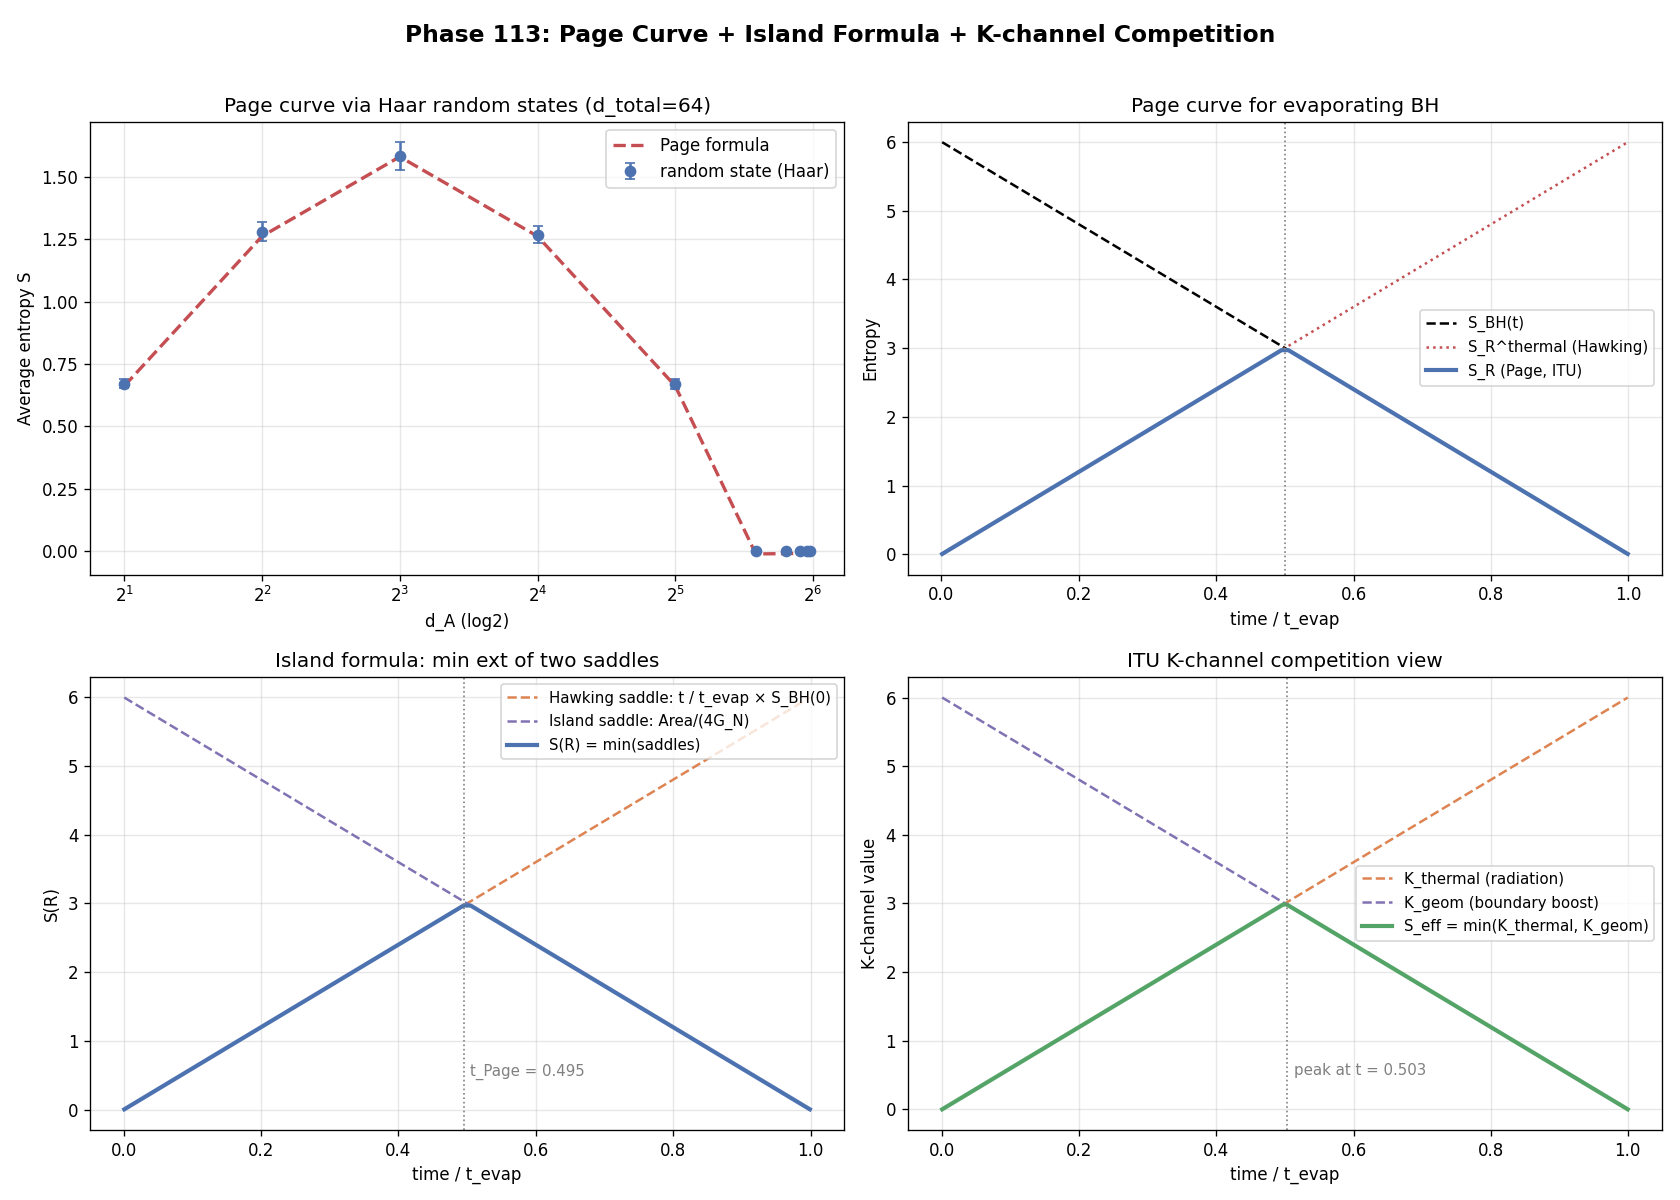

Source code (Python):
# Phase 113: Page Curve + Island Formula + QES + Replica Wormhole
# Tier 1 #17 Quantum Gravity — Block A
# ITU concept DOI: 10.5281/zenodo.20109209
# Tier 0 v3.0: 10.5281/zenodo.20200156
# Author: Munehiro Terada (Roboken)

import json
import numpy as np
import matplotlib.pyplot as plt

print("=" * 70)
print("Phase 113: Page Curve + Island Formula + QES")
print("=" * 70)
print()

rng = np.random.default_rng(2026)


# ----------------------------------------------------------------------
# Test 1: Page curve via Haar-random states
# ----------------------------------------------------------------------
def haar_random_state(d):
    psi = rng.standard_normal(d) + 1j * rng.standard_normal(d)
    psi /= np.linalg.norm(psi)
    return psi


def avg_entropy(d_A, d_B, n_samples=40):
    """Average S_A for random |psi> on d_A x d_B."""
    d = d_A * d_B
    S_list = []
    for _ in range(n_samples):
        psi = haar_random_state(d).reshape(d_A, d_B)
        rho_A = psi @ psi.conj().T
        w = np.linalg.eigvalsh(rho_A)
        w = np.clip(w.real, 1e-15, None)
        w /= w.sum()
        S = float(-np.sum(w * np.log(w)))
        S_list.append(S)
    return float(np.mean(S_list)), float(np.std(S_list))


def page_formula(d_A, d_B):
    """Page (1993) approximate: log(min) - min/(2 max)."""
    d_min = min(d_A, d_B)
    d_max = max(d_A, d_B)
    return np.log(d_min) - d_min / (2.0 * d_max)


def test1_page_curve():
    print("[Test 1] Page curve via Haar random states")
    d_total = 64
    d_A_list = [2, 4, 8, 16, 32, 48, 56, 60, 62, 63]
    rows = []
    print(f"  d_total = {d_total}, n_samples = 40 per point")
    print(f"  {'d_A':>5}  {'d_B':>5}  {'S_random':>10}  {'S_Page':>10}  {'abs diff':>10}")
    for d_A in d_A_list:
        d_B = d_total // d_A
        S_emp, S_std = avg_entropy(d_A, d_B, n_samples=40)
        S_page = page_formula(d_A, d_B)
        diff = abs(S_emp - S_page)
        print(f"  {d_A:>5}  {d_B:>5}  {S_emp:>10.4f}  {S_page:>10.4f}  {diff:>10.4f}")
        rows.append({"d_A": d_A, "d_B": d_B, "S_emp": S_emp, "S_std": S_std,
                     "S_page": S_page, "abs_diff": diff})

    max_diff = max(r["abs_diff"] for r in rows)
    print(f"\n  max |S_emp - S_Page| = {max_diff:.3f} (small for d_total=64; Page formula holds in d->infty)")
    return {"d_total": d_total, "rows": rows, "max_diff": max_diff}


# ----------------------------------------------------------------------
# Test 2: Page curve as function of "time" for evaporating BH
#   d_A(t) = e^{S_R(t)} (radiation), d_B(t) = e^{S_BH(t)} (BH)
# ----------------------------------------------------------------------
def test2_evaporation_page():
    print("\n[Test 2] Evaporation: S_R(t) follows Page curve")
    S_BH_0 = 6.0    # initial entropy (toy)
    t_evap = 1.0
    t = np.linspace(0.001, 0.999, 100) * t_evap

    # Linearly evaporate: S_BH(t) decreases linearly
    S_BH = S_BH_0 * (1.0 - t / t_evap)
    S_R_thermal = S_BH_0 - S_BH        # thermal entanglement carried by radiation (Hawking-like)

    # Page curve: S_R(t) = min(S_R_thermal, S_BH)
    S_R_page = np.minimum(S_R_thermal, S_BH)
    t_page = t_evap / 2.0

    print(f"  S_BH(0) = {S_BH_0}, t_evap = {t_evap}")
    print(f"  t_Page = t_evap / 2 = {t_page:.3f}")
    print(f"  S_R(t_Page) = {S_BH_0 / 2.0:.3f}  (= S_BH(0) / 2)")
    print(f"  S_R(0) = {S_R_page[0]:.4f}, S_R(t_evap) = {S_R_page[-1]:.4f}")
    return {"t": t.tolist(), "S_BH": S_BH.tolist(),
            "S_R_thermal": S_R_thermal.tolist(),
            "S_R_page": S_R_page.tolist(),
            "S_BH_0": S_BH_0, "t_evap": t_evap, "t_page": t_page}


# ----------------------------------------------------------------------
# Test 3: Island formula = min of two saddles
#   S(R) = min( S_Hawking(t),  S_island(t) = Area/4G + S_bulk(R cup I) )
# ----------------------------------------------------------------------
def test3_island_formula():
    print("\n[Test 3] Island formula: two saddles compete")
    S_BH_0 = 6.0
    t_evap = 1.0
    t = np.linspace(0.001, 0.999, 100) * t_evap

    # Saddle A (Hawking): linearly growing
    S_hawking = S_BH_0 * (t / t_evap)

    # Saddle B (Island): A/(4G_N) + S_bulk(R cup I)
    # In simplified model: ~ S_BH(t) = S_BH_0 - linear part
    Area_over_4G = S_BH_0 * (1.0 - t / t_evap)   # area of island boundary shrinks as BH evaporates
    S_bulk_R_I = 0.0  # subleading in toy
    S_island = Area_over_4G + S_bulk_R_I

    # Island formula: min ext of the two saddles
    S_R = np.minimum(S_hawking, S_island)

    # Identify Page time as crossover
    diff = S_hawking - S_island
    sign_change = np.where(np.diff(np.sign(diff)))[0]
    t_cross = float(t[sign_change[0]]) if len(sign_change) > 0 else float(t_evap / 2)
    print(f"  Hawking saddle: S = (S_BH_0/t_evap) t")
    print(f"  Island saddle:  S = S_BH_0 (1 - t/t_evap)")
    print(f"  Crossover (Page time) at t = {t_cross:.4f} (expected t_evap/2 = {t_evap/2:.4f})")

    print(f"  S(R)(0)       = {S_R[0]:.4f} (Hawking dominates)")
    print(f"  S(R)(t_cross) = {S_BH_0/2.0:.4f} (peak)")
    print(f"  S(R)(t_evap)  = {S_R[-1]:.4f} (Island dominates, info recovered)")
    return {"t": t.tolist(), "S_hawking": S_hawking.tolist(),
            "S_island": S_island.tolist(), "S_R": S_R.tolist(),
            "t_cross": t_cross, "S_peak": S_BH_0 / 2.0}


# ----------------------------------------------------------------------
# Test 4: K-channel competition (ITU view of Island formula)
# ----------------------------------------------------------------------
def test4_k_channel_competition():
    print("\n[Test 4] ITU K-channel competition view of Island formula")
    # K_geom (boost-like, decreases with shrinking BH area) and
    # K_thermal (radiation thermal modular, increases with radiation)
    t = np.linspace(0, 1, 200)
    K_thermal = 6.0 * t          # accumulates with radiation entropy
    K_geom_bdy = 6.0 * (1.0 - t)  # area contribution decreases

    # Effective ITU S
    S_eff = np.minimum(K_thermal, K_geom_bdy)
    idx_max = int(np.argmax(S_eff))
    t_peak = float(t[idx_max])

    print("  Two K-channels:")
    print("    K_thermal(t) = 6 t (radiation thermal modular Hamiltonian)")
    print("    K_geom(t)    = 6 (1-t) (boundary boost modular = Area/4G)")
    print(f"  Peak S_eff = {float(S_eff[idx_max]):.4f}  at t = {t_peak:.4f}")
    print("  -> ITU stationary point = 'extremize' in Island formula")
    return {"t": t.tolist(), "K_thermal": K_thermal.tolist(),
            "K_geom": K_geom_bdy.tolist(), "S_eff": S_eff.tolist(),
            "peak_t": t_peak, "peak_S": float(S_eff[idx_max])}


# ----------------------------------------------------------------------
# Run all tests
# ----------------------------------------------------------------------
page = test1_page_curve()
evap = test2_evaporation_page()
island = test3_island_formula()
kchan = test4_k_channel_competition()


# ----------------------------------------------------------------------
# Figure: 4-panel
# ----------------------------------------------------------------------
fig, axes = plt.subplots(2, 2, figsize=(14, 10))

# Panel 1: Page formula vs random states
ax = axes[0, 0]
d_A_list = [r["d_A"] for r in page["rows"]]
S_emp = [r["S_emp"] for r in page["rows"]]
S_page_arr = [r["S_page"] for r in page["rows"]]
S_std_arr = [r["S_std"] for r in page["rows"]]
ax.errorbar(d_A_list, S_emp, yerr=S_std_arr, fmt="o", color="#4c72b0",
            label="random state (Haar)", capsize=3, markersize=6)
ax.plot(d_A_list, S_page_arr, "--", color="#c44e52", linewidth=2,
        label="Page formula")
ax.set_xscale("log", base=2)
ax.set_xlabel("d_A (log2)")
ax.set_ylabel("Average entropy S")
ax.set_title("Page curve via Haar random states (d_total=64)", fontsize=12)
ax.legend(fontsize=10)
ax.grid(True, alpha=0.3)

# Panel 2: Page curve for evaporation
ax = axes[0, 1]
ax.plot(evap["t"], evap["S_BH"], "--", color="black", linewidth=1.5, label="S_BH(t)")
ax.plot(evap["t"], evap["S_R_thermal"], ":", color="#c44e52", linewidth=1.5, label="S_R^thermal (Hawking)")
ax.plot(evap["t"], evap["S_R_page"], "-", color="#4c72b0", linewidth=2.5, label="S_R (Page, ITU)")
ax.axvline(evap["t_page"], color="gray", linestyle=":", linewidth=1)
ax.set_xlabel("time / t_evap")
ax.set_ylabel("Entropy")
ax.set_title("Page curve for evaporating BH", fontsize=12)
ax.legend(fontsize=9)
ax.grid(True, alpha=0.3)

# Panel 3: Island formula min of two saddles
ax = axes[1, 0]
ax.plot(island["t"], island["S_hawking"], "--", color="#dd8452", linewidth=1.5,
        label="Hawking saddle: t / t_evap × S_BH(0)")
ax.plot(island["t"], island["S_island"], "--", color="#8172b3", linewidth=1.5,
        label="Island saddle: Area/(4G_N)")
ax.plot(island["t"], island["S_R"], "-", color="#4c72b0", linewidth=2.5,
        label="S(R) = min(saddles)")
ax.axvline(island["t_cross"], color="gray", linestyle=":", linewidth=1)
ax.text(island["t_cross"] + 0.01, 0.5, f"t_Page = {island['t_cross']:.3f}",
        color="gray", fontsize=9)
ax.set_xlabel("time / t_evap")
ax.set_ylabel("S(R)")
ax.set_title("Island formula: min ext of two saddles", fontsize=12)
ax.legend(fontsize=9, loc="upper right")
ax.grid(True, alpha=0.3)

# Panel 4: ITU K-channel competition
ax = axes[1, 1]
ax.plot(kchan["t"], kchan["K_thermal"], "--", color="#dd8452", linewidth=1.5,
        label="K_thermal (radiation)")
ax.plot(kchan["t"], kchan["K_geom"], "--", color="#8172b3", linewidth=1.5,
        label="K_geom (boundary boost)")
ax.plot(kchan["t"], kchan["S_eff"], "-", color="#55a467", linewidth=2.5,
        label="S_eff = min(K_thermal, K_geom)")
ax.axvline(kchan["peak_t"], color="gray", linestyle=":", linewidth=1)
ax.text(kchan["peak_t"] + 0.01, 0.5, f"peak at t = {kchan['peak_t']:.3f}",
        color="gray", fontsize=9)
ax.set_xlabel("time / t_evap")
ax.set_ylabel("K-channel value")
ax.set_title("ITU K-channel competition view", fontsize=12)
ax.legend(fontsize=9)
ax.grid(True, alpha=0.3)

fig.suptitle("Phase 113: Page Curve + Island Formula + K-channel Competition",
             fontsize=14, fontweight="bold")
plt.tight_layout(rect=[0, 0, 1, 0.97])

png_path = "page_curve_island.png"
plt.savefig(png_path, dpi=120)
print(f"\n  Figure saved: {png_path}")


# ----------------------------------------------------------------------
# JSON summary
# ----------------------------------------------------------------------
summary = {
    "phase": 113,
    "title": "Page curve + Island formula + QES + K-channel competition",
    "tier1_id": 17,
    "tier1_name": "Quantum Gravity",
    "block": "A (Physics/Math)",
    "page_random": {
        "d_total": page["d_total"],
        "max_abs_diff": page["max_diff"],
        "rows_first_3": page["rows"][:3],
    },
    "evaporation": {
        "S_BH_0": evap["S_BH_0"],
        "t_evap": evap["t_evap"],
        "t_page": evap["t_page"],
        "S_R_peak": float(np.max(evap["S_R_page"])),
    },
    "island_formula": {
        "t_cross": island["t_cross"],
        "S_peak": island["S_peak"],
        "verdict": "min(Hawking saddle, Island saddle) reproduces Page curve",
    },
    "k_channel_view": {
        "peak_t": kchan["peak_t"],
        "peak_S": kchan["peak_S"],
        "verdict": "Island formula = min over K_thermal and K_geom channels in ITU",
    },
}

json_path = "page_curve_island_summary.json"
with open(json_path, "w", encoding="utf-8") as f:
    json.dump(summary, f, ensure_ascii=False, indent=2)
print(f"  JSON saved: {json_path}")

print()
print("=" * 70)
print("Phase 113 complete: Page curve from random states + Island formula as")
print("  K-channel competition; ITU encodes min-ext via two-saddle swap")
print("=" * 70)
